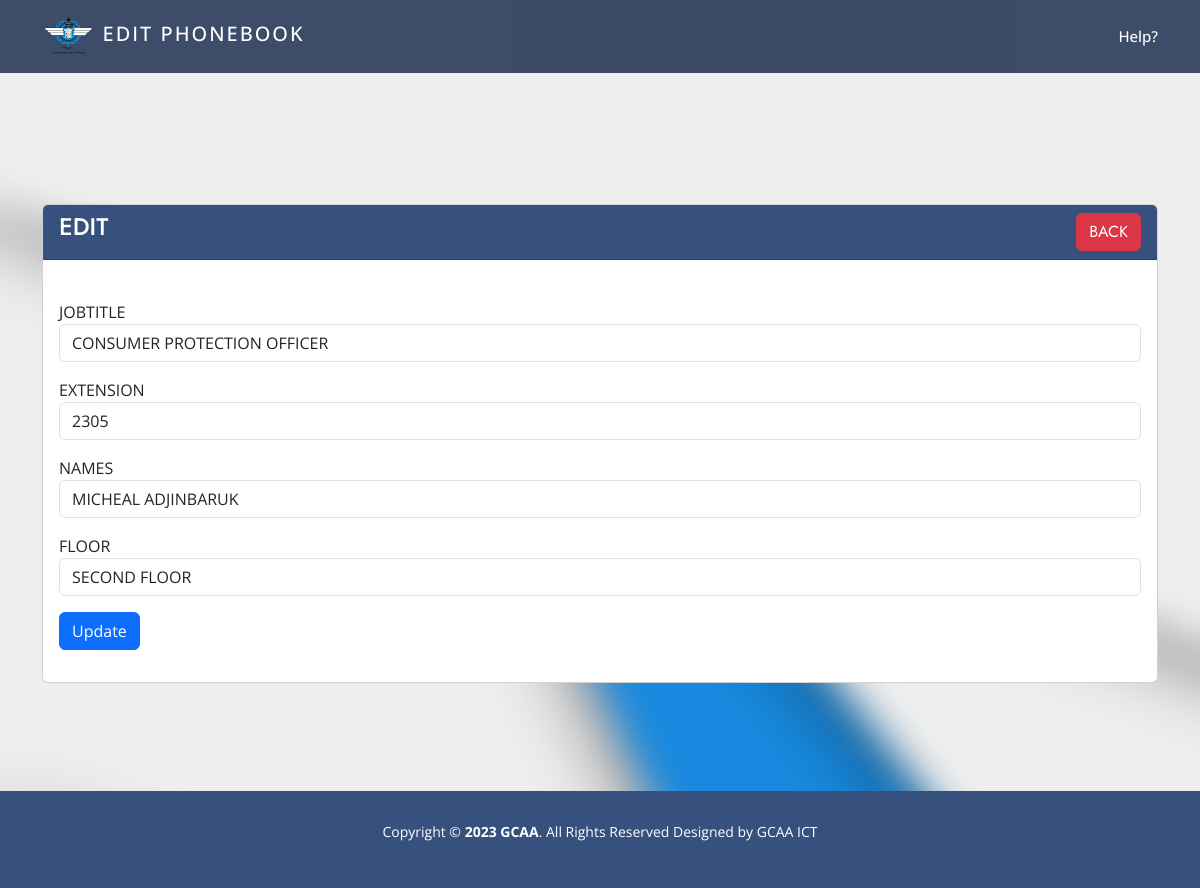
Page /edit.php?id=57 on the committed database.
### tables this page shows
CREATE TABLE `phonebook1` (
  `id` int(50) NOT NULL,
  `JOBTITLE` text NOT NULL,
  `EXTENSION` int(50) NOT NULL,
  `NAMES` text NOT NULL,
  `FLOOR` text NOT NULL
);

### edit.php (the view, shortened to what this page needs)
<?php
include('partials/_head.php')
?>
<section class="Getstarted mt-5">
    <div class="container">
        <div class="row mt-5">
            <div class="col-md-12">
                <div class="card mt-5">
                    <div class="card-header" style="background-color: #37517e;">
                        <h4 class="text-white">EDIT
                            <a href="admindex.php" class="btn btn-danger float-end">BACK</a>
                        </h4>
                    </div>
                    <div class="card-body">
                        <?php
                        if (isset($_GET['id'])) {
                            $phonebook_id = mysqli_real_escape_string($con, $_GET['id']);
                            $query = "SELECT * FROM phonebook1 WHERE id='$phonebook_id' ";
                            $query_run = mysqli_query($con, $query);
                            if (mysqli_num_rows($query_run) > 0) {
                                $phonebook = mysqli_fetch_array($query_run);
                        ?>
                                <form action="editcode.php" method="POST">
                                    <div class="mb-3">
                                        <label>JOBTITLE</label>
                                        <input type="varchar" name="JOBTITLE" value="<?= $phonebook['JOBTITLE']; ?>" class="form-control">
                                    </div>
                                    <div class="mb-3">
                                        <label>EXTENSION</label>
                                        <input type="number" name="EXTENSION" value="<?= $phonebook['EXTENSION']; ?>" class="form-control">
                                    </div>
                                    <div class="mb-3">
                                        <label>NAMES</label>
                                        <input type="varchar" name="NAMES" value="<?= $phonebook['NAMES']; ?>" class="form-control">
                                    </div>
                                    <div class="mb-3">
                                        <label>FLOOR</label>
                                        <input type="varchar" name="FLOOR" value="<?= $phonebook['FLOOR']; ?>" class="form-control">
                                    </div>
                                    <div class="mb-3">
                                        <button type="submit" name="update_phonebook" class="btn btn-primary">
                                            Update
                                        </button>
                                    </div>
                                </form>
                        <?php
                            } else {
                                echo "<h4>Not found in directory </h4>";
                            }
                        }
                        ?>
                    </div>
                </div>
            </div>
        </div>
    </div>
</section>
    <?php include('partials/_footer.php')  ?>

### assets/css/style.css (style rules this page uses)
.card-header { font-size: 1.9rem; font-weight: 500; color: #000000; margin-bottom: 1.5rem; }
.row { row-gap: 3rem; }
a { color: #47b2e4; text-decoration: none; }
h1, h2, h3, h4, h5, h6 { font-family: "Jost", sans-serif; }
section { padding: 60px 0; overflow: hidden; }

### rows in the picture
phonebook1: JOBTITLE "CONSUMER PROTECTION OFFICER", EXTENSION "2305", NAMES "MICHEAL ADJINBARUK", FLOOR "SECOND FLOOR"

### other values in the picture
$title "EDIT PHONEBOOK"
